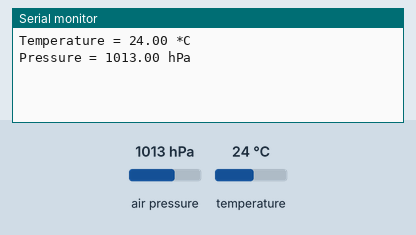
A sketch run on a simulated ESP32. Shown: the last lines printed to the serial monitor. The test bench sets the inputs (shaded band); at power-on: air pressure 1013 hPa, temperature 24 °C.

Above: at 2.8 s.
2.9 s: air pressure set to 952 hPa
At 4.4 s:
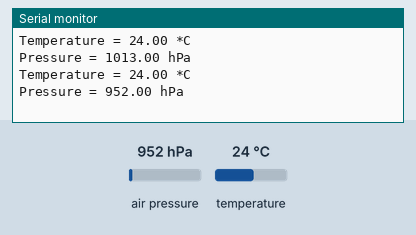
5.6 s: temperature set to 12 °C
At 7.2 s:
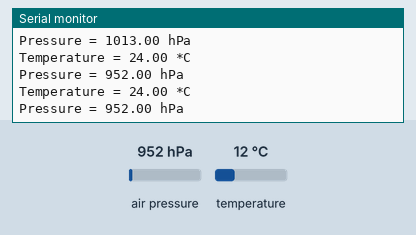
8.3 s: air pressure set to 975 hPa
At 10.6 s:
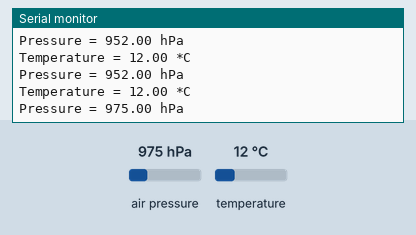
Timing chart, 0 to 12.1 s (numbered marks = the images above; inputs shaded):
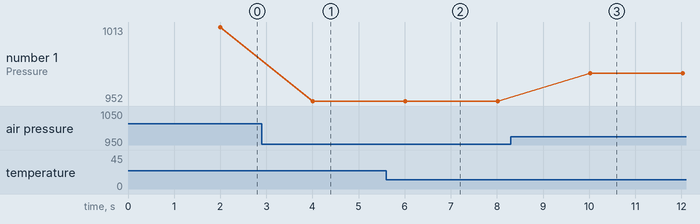

Measured:
- after the input at 2.9 s, the serial monitor: prints a new line after 1.1 s (image 1)
- after the input at 8.3 s, the serial monitor: prints a new line after 1.7 s (image 3)
- plotted number 1: 1013 → 952 after the input at 2.9 s, 952 → 975 after the input at 8.3 s

The sketch:

bmp280.ino
```cpp
/*
Upload config :
ESP32 Dev module
Upload speed 921600
CPU 240 MHz
Flash freq 80 MHz
Flash mode QIO
Flash size 4 Mb
Partition scheme Default 4 Mb with spiffs (1.2Mb app)
programmer esptool

https://randomnerdtutorials.com/esp32-bme280-arduino-ide-pressure-temperature-humidity/
*/

#include <Wire.h>
#include <SPI.h>
#include <Adafruit_BMP280.h>

/********************************************************
** Create BMP280 sensor objects                        **
********************************************************/
Adafruit_BMP280 bmp; // use I2C interface
Adafruit_Sensor *bmp_temp = bmp.getTemperatureSensor(); // Gets an Adafruit Unified Sensor object for the temp sensor component and returns Adafruit_Sensor pointer to temperature sensor
Adafruit_Sensor *bmp_pressure = bmp.getPressureSensor(); // Gets an Adafruit Unified Sensor object for the pressure sensor component and returns Adafruit_Sensor pointer to pressure sensor

/********************************************************
** Functions used in this program                      **
********************************************************/
void setup_bmp();
float read_bmp_temperature();
float read_bmp_pressure();

/********************************************************
** Setup + loop start here                             **
********************************************************/

void setup() {
  Serial.begin(9600);
  while ( !Serial ) delay(100);   // wait for native usb
  setup_bmp();
}

void loop() {
  float bmp_temperature = read_bmp_temperature();
  float bmp_pressure = read_bmp_pressure();

  Serial.print(F("Temperature = "));
  Serial.print(bmp_temperature);
  Serial.println(" *C");

  Serial.print(F("Pressure = "));
  Serial.print(bmp_pressure);
  Serial.println(" hPa");
}

/********************************************************
** Setup + loop end here                               **
********************************************************/

/********************************************************
** Setup BMP280 sensor                                 **
********************************************************/
void setup_bmp() {
  unsigned status;
  status = bmp.begin(0x76,0x58); // 0x76 is the i2c address, 0x58 is the Chip-ID
  if (!status) {
    Serial.println(F("Could not find a valid BMP280 sensor, check wiring or "
                      "try a different address!"));
    Serial.print("SensorID was: 0x");
    Serial.println(bmp.sensorID(),16);
    while (1) delay(10);
  }

  /* Default settings from datasheet. */
  bmp.setSampling(Adafruit_BMP280::MODE_NORMAL,     /* Operating Mode. */
                  Adafruit_BMP280::SAMPLING_X2,     /* Temp. oversampling */
                  Adafruit_BMP280::SAMPLING_X16,    /* Pressure oversampling */
                  Adafruit_BMP280::FILTER_X16,      /* Filtering. */
                  Adafruit_BMP280::STANDBY_MS_500); /* Standby time. */

  // bmp_temp->printSensorDetails();
}

/********************************************************
** Read BMP280 temperature                             **
********************************************************/
float read_bmp_temperature() {
  sensors_event_t temp_event;
  bmp_temp->getEvent(&temp_event);
  delay(1000);
  return temp_event.temperature;
}

/********************************************************
** Read BMP280 pressure                                **
********************************************************/
float read_bmp_pressure() {
  sensors_event_t pressure_event;
  bmp_pressure->getEvent(&pressure_event);
  delay(1000);
  return pressure_event.pressure;
  // bmp_pressure contains float pressure in hPa
}
```
